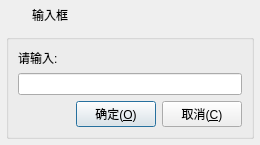
<?xml version="1.0" encoding="UTF-8"?>
<ui version="4.0">
 <class>FrmInputBox</class>
 <widget class="QDialog" name="FrmInputBox">
  <property name="geometry">
   <rect>
    <x>0</x>
    <y>0</y>
    <width>260</width>
    <height>140</height>
   </rect>
  </property>
  <layout class="QVBoxLayout" name="verticalLayout">
   <property name="spacing">
    <number>0</number>
   </property>
   <property name="leftMargin">
    <number>1</number>
   </property>
   <property name="topMargin">
    <number>1</number>
   </property>
   <property name="rightMargin">
    <number>1</number>
   </property>
   <property name="bottomMargin">
    <number>1</number>
   </property>
   <item>
    <widget class="QWidget" name="widget_title" native="true">
     <property name="sizePolicy">
      <sizepolicy hsizetype="Preferred" vsizetype="Fixed">
       <horstretch>0</horstretch>
       <verstretch>0</verstretch>
      </sizepolicy>
     </property>
     <property name="minimumSize">
      <size>
       <width>100</width>
       <height>28</height>
      </size>
     </property>
     <layout class="QHBoxLayout" name="horizontalLayout_2">
      <property name="spacing">
       <number>0</number>
      </property>
      <property name="leftMargin">
       <number>0</number>
      </property>
      <property name="topMargin">
       <number>0</number>
      </property>
      <property name="rightMargin">
       <number>0</number>
      </property>
      <property name="bottomMargin">
       <number>0</number>
      </property>
      <item>
       <widget class="QLabel" name="lab_Ico">
        <property name="sizePolicy">
         <sizepolicy hsizetype="Minimum" vsizetype="Preferred">
          <horstretch>0</horstretch>
          <verstretch>0</verstretch>
         </sizepolicy>
        </property>
        <property name="minimumSize">
         <size>
          <width>31</width>
          <height>0</height>
         </size>
        </property>
        <property name="text">
         <string/>
        </property>
        <property name="alignment">
         <set>Qt::AlignCenter</set>
        </property>
       </widget>
      </item>
      <item>
       <widget class="QLabel" name="lab_Title">
        <property name="sizePolicy">
         <sizepolicy hsizetype="Expanding" vsizetype="Preferred">
          <horstretch>0</horstretch>
          <verstretch>0</verstretch>
         </sizepolicy>
        </property>
        <property name="styleSheet">
         <string notr="true"/>
        </property>
        <property name="text">
         <string>输入框</string>
        </property>
        <property name="alignment">
         <set>Qt::AlignLeading|Qt::AlignLeft|Qt::AlignVCenter</set>
        </property>
       </widget>
      </item>
      <item>
       <widget class="QWidget" name="widget_menu" native="true">
        <property name="sizePolicy">
         <sizepolicy hsizetype="Minimum" vsizetype="Preferred">
          <horstretch>0</horstretch>
          <verstretch>0</verstretch>
         </sizepolicy>
        </property>
        <layout class="QHBoxLayout" name="horizontalLayout">
         <property name="spacing">
          <number>0</number>
         </property>
         <property name="leftMargin">
          <number>0</number>
         </property>
         <property name="topMargin">
          <number>0</number>
         </property>
         <property name="rightMargin">
          <number>0</number>
         </property>
         <property name="bottomMargin">
          <number>0</number>
         </property>
         <item>
          <widget class="QPushButton" name="btnMenu_Close">
           <property name="sizePolicy">
            <sizepolicy hsizetype="Minimum" vsizetype="Expanding">
             <horstretch>0</horstretch>
             <verstretch>0</verstretch>
            </sizepolicy>
           </property>
           <property name="minimumSize">
            <size>
             <width>40</width>
             <height>0</height>
            </size>
           </property>
           <property name="cursor">
            <cursorShape>ArrowCursor</cursorShape>
           </property>
           <property name="focusPolicy">
            <enum>Qt::NoFocus</enum>
           </property>
           <property name="toolTip">
            <string>关闭</string>
           </property>
           <property name="text">
            <string/>
           </property>
           <property name="flat">
            <bool>true</bool>
           </property>
          </widget>
         </item>
        </layout>
       </widget>
      </item>
     </layout>
    </widget>
   </item>
   <item>
    <widget class="QWidget" name="widget_main" native="true">
     <property name="styleSheet">
      <string notr="true"/>
     </property>
     <layout class="QVBoxLayout" name="verticalLayout_2">
      <property name="spacing">
       <number>5</number>
      </property>
      <property name="leftMargin">
       <number>5</number>
      </property>
      <property name="topMargin">
       <number>5</number>
      </property>
      <property name="rightMargin">
       <number>5</number>
      </property>
      <property name="bottomMargin">
       <number>5</number>
      </property>
      <item>
       <widget class="QGroupBox" name="groupBox">
        <property name="title">
         <string/>
        </property>
        <layout class="QVBoxLayout" name="verticalLayout_3">
         <item>
          <widget class="QLabel" name="labInfo">
           <property name="text">
            <string>请输入:</string>
           </property>
           <property name="scaledContents">
            <bool>false</bool>
           </property>
           <property name="wordWrap">
            <bool>true</bool>
           </property>
          </widget>
         </item>
         <item>
          <widget class="QLineEdit" name="txtValue"/>
         </item>
         <item>
          <layout class="QHBoxLayout" name="horizontalLayout_3">
           <item>
            <spacer name="horizontalSpacer">
             <property name="orientation">
              <enum>Qt::Horizontal</enum>
             </property>
             <property name="sizeHint" stdset="0">
              <size>
               <width>40</width>
               <height>20</height>
              </size>
             </property>
            </spacer>
           </item>
           <item>
            <widget class="QPushButton" name="btnOk">
             <property name="cursor">
              <cursorShape>PointingHandCursor</cursorShape>
             </property>
             <property name="focusPolicy">
              <enum>Qt::StrongFocus</enum>
             </property>
             <property name="styleSheet">
              <string notr="true"/>
             </property>
             <property name="text">
              <string>确定(&amp;O)</string>
             </property>
             <property name="icon">
              <iconset resource="../other/rc.qrc">
               <normaloff>:/image/btn_ok.png</normaloff>:/image/btn_ok.png</iconset>
             </property>
             <property name="iconSize">
              <size>
               <width>20</width>
               <height>20</height>
              </size>
             </property>
            </widget>
           </item>
           <item>
            <widget class="QPushButton" name="btnCancel">
             <property name="cursor">
              <cursorShape>PointingHandCursor</cursorShape>
             </property>
             <property name="focusPolicy">
              <enum>Qt::StrongFocus</enum>
             </property>
             <property name="styleSheet">
              <string notr="true"/>
             </property>
             <property name="text">
              <string>取消(&amp;C)</string>
             </property>
             <property name="icon">
              <iconset resource="../other/rc.qrc">
               <normaloff>:/image/btn_close.png</normaloff>:/image/btn_close.png</iconset>
             </property>
             <property name="iconSize">
              <size>
               <width>20</width>
               <height>20</height>
              </size>
             </property>
            </widget>
           </item>
          </layout>
         </item>
        </layout>
       </widget>
      </item>
     </layout>
    </widget>
   </item>
  </layout>
 </widget>
 <tabstops>
  <tabstop>txtValue</tabstop>
  <tabstop>btnOk</tabstop>
  <tabstop>btnCancel</tabstop>
 </tabstops>
 <resources>
  <include location="../other/rc.qrc"/>
 </resources>
 <connections/>
</ui>
